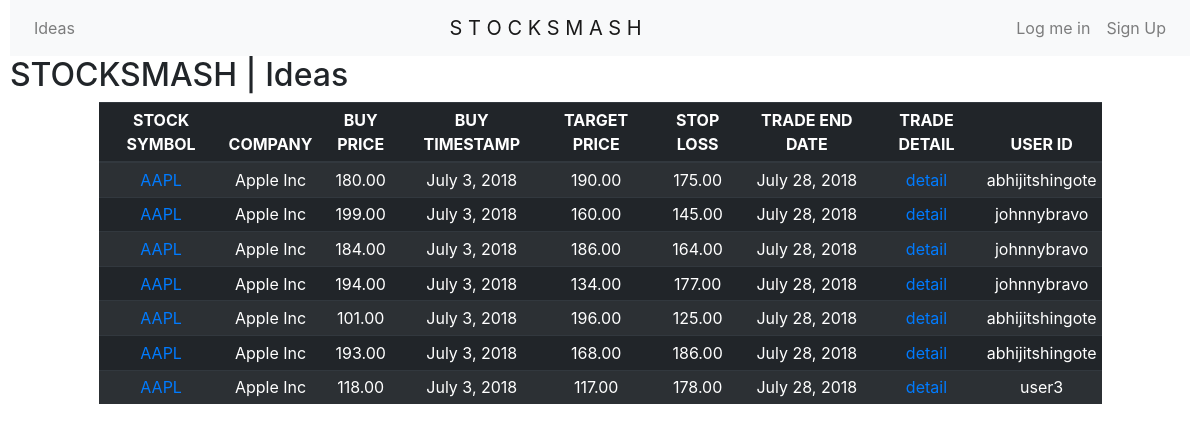
The page /ideas/AAPL/ on the database its author committed.
### ideas/models.py (models this page shows, shortened)
class Idea(models.Model):
	tickersymbol=models.ForeignKey('stocks.Stock',on_delete=models.CASCADE)
	buyprice=models.DecimalField(decimal_places=2,max_digits=9)
	buytimestamp=models.DateField(auto_now=True)
	targetprice=models.DecimalField(decimal_places=2,max_digits=9)
	tradeenddate=models.DateField()
	stoplossprice=models.DecimalField(decimal_places=2,max_digits=9)
	shortthesis=models.TextField(max_length=100)
	longthesis=models.TextField()
	user=models.ForeignKey(User,on_delete=models.CASCADE)
	created=models.DateField(auto_now_add=True)
	updated=models.DateField(auto_now=True)

### stocks/models.py (models this page shows)
class Stock(models.Model):
	tickersymbol=models.CharField(max_length=6)
	tickername=models.CharField(max_length=300)
	created=models.DateField(auto_now_add=True)
	updated=models.DateField(auto_now=True)
	def __str__(self):
		return self.tickersymbol

### ideas/views.py (the view)
# urls.py: url(r'^(?P<ticker>\w+)/',IdeabyStockView.as_view(),name='ideasbystock'),
class IdeabyStockView(ListView):
	def get_queryset(self):
		ticker=get_object_or_404(Stock,tickersymbol=self.kwargs['ticker'])
		return Idea.objects.filter(tickersymbol=ticker)

### templates/ideas/idea_list.html (shortened to what this page needs)
{% extends 'base.html' %}
{% block content %}
	<h2>STOCKSMASH | Ideas </h2>
	<table class="table table-striped table-dark table-sm">
		<thead>
			<tr>
				<th>STOCK SYMBOL</th>
				<th>COMPANY</th>
				<th>BUY PRICE</th>
				<th>BUY TIMESTAMP</th>
				<th>TARGET PRICE</th>
				<th>STOP LOSS</th>
				<th>TRADE END DATE</th>
				<th>TRADE DETAIL</th>
				<th>USER ID</th>
			</tr>
		</thead>
		<tbody>
			{%for idea in object_list %}
			<tr>
				<td><a href="{% url 'ideas:ideasbystock' idea.tickersymbol.tickersymbol %}">{{idea.tickersymbol}}</a></td>
				<td>{{idea.tickersymbol.tickername}}</td>
				<td>{{idea.buyprice}}</td>
				<td>{{idea.buytimestamp}}</td>
				<td>{{idea.targetprice}}</td>
				<td>{{idea.stoplossprice}}</td>
				<td>{{idea.tradeenddate}}</td>
				<td><a href="{% url 'ideas:ideadetail' idea.pk %}">detail
				</a></td>
				<td>{{idea.user}}</td>
			</tr>
				{% endfor %}
		</tbody>
	</table>
{% endblock %}

### templates/base.html (style rules this page uses)
body { margin: 0 10px; }
table { width: 85% !important; margin : 0 auto !important; }
td,th { text-align: center; }

### rows shown on the page
Idea: tickersymbol "AAPL", tickersymbol.tickername "Apple Inc", buyprice "180.00", buytimestamp "July 3, 2018", targetprice "190.00", stoplossprice "175.00", tradeenddate "July 28, 2018", user "abhijitshingote"
Idea: tickersymbol "AAPL", tickersymbol.tickername "Apple Inc", buyprice "199.00", buytimestamp "July 3, 2018", targetprice "160.00", stoplossprice "145.00", tradeenddate "July 28, 2018", user "johnnybravo"
